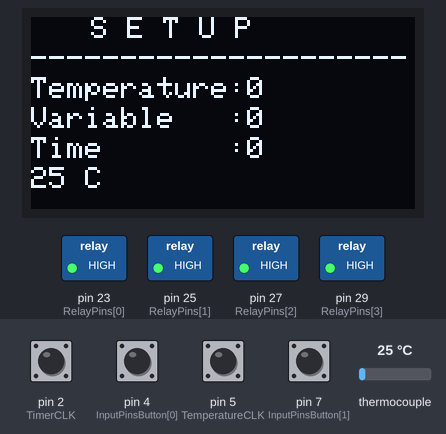
A sketch run on a simulated Arduino Mega 2560, built with avr-gcc and run on an emulated ATmega2560. On the bench: 128×64 one-colour display, switched loads named in the sketch (green lamp = pin HIGH). Inputs (shaded band) come from the test bench; at power-on: pin 2 (TimerCLK), pin 5 (TemperatureCLK) HIGH, pin 4 (InputPinsButton[0]), pin 7 (InputPinsButton[1]) LOW, thermocouple 25 °C.

Above: at 4.4 s.
4.5 s: thermocouple set to 6 °C
At 5.1 s:
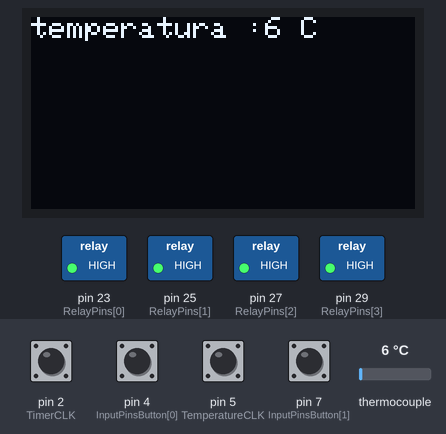
7.7 s: thermocouple set to 75 °C
At 10.3 s:
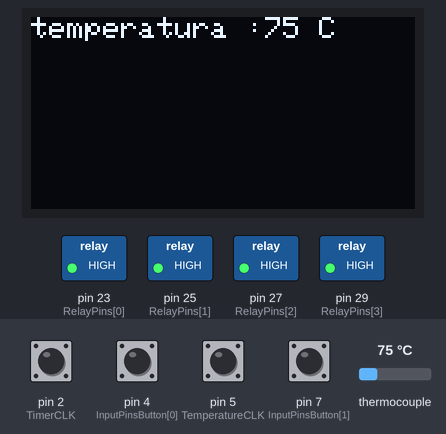
11.9 s: thermocouple set to 150 °C
At 14.4 s:
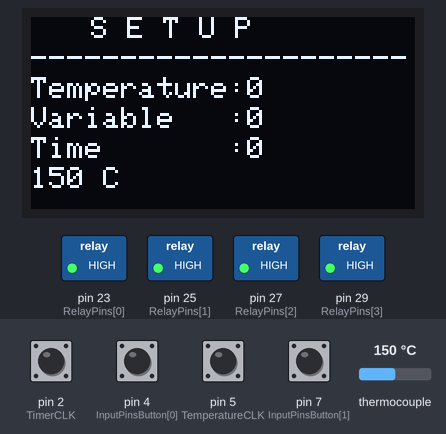
Timing chart, 0 to 15.9 s (numbered marks = the images above; inputs shaded):
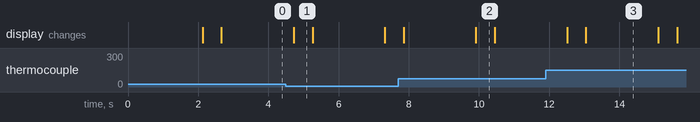

Measured:
- after the input at 4.5 s, the display: changes after 0.22 s (image 1)
- after the input at 7.7 s, the display: first differs from a run without the input after 2.2 s (image 2)
- after the input at 11.9 s, the display: first changes after 0.61 s (image 3 shows a later state)
- what the display in image 1 shows lasts 0.6 s, from 4.7 s to 5.3 s

The sketch:

OvenControlArduino.ino
```cpp
//Includes
#include <arduino.h>
#include <max6675.h>  //forthermo cople
#include <SPI.h>
#include <Wire.h>
#include <Adafruit_SSD1306.h>
#include <Adafruit_GFX.h>

//Define SSD1309 ZJY_M242'OLED display pixels
#define SCREEN_WIDTH 128  // OLED display width, in pixels
#define SCREEN_HEIGHT 64  // OLED display height, in pixels

//Define SSD1309 ZJY_M242'OLED display connected Pins using software SPI case
#define OLED_SDA 28
#define OLED_SCL 30
#define OLED_DC 24
#define OLED_CS 22
#define OLED_RES 26

//define Module Termocople connection pins (Digital Pins)
#define thermoSO 9    //Pin on the board SO
#define thermoCS 10   //Pin on the board CS
#define thermoSCK 11  //Pin on the board SCK
int currentTemperatureMAX6675;

//Set pin for relay in Array
int RelayPins[] = { 23, 25, 27, 29 };

//Set pin for button rottery encoder in Array (Digital Pins)
int InputPinsButton[] = { 4, 7 };

//Define Rotteri encoder set hronometer (Digital Pins)
#define TimerCLK 2                  //Pin on the boardclockwise detection
#define TimerDT 3                   //Pin on the board counter clockwise detection
#define TimerSW InputPinsButton[0]  //Pin on the board Switch button

int CounterTimer = 0;  //Variable countering Timer and Set Value
int currentTimerCLK;   //Variable cureent countering  value Timer
int previousTimerCLK;  //Variable for previous value

// ? Variable for choise timer ? what taype ? how many variables ? i don't know at this stage
int ChoisetTime;

//Define rottery encoder set temperature (Digital Pins)
#define TemperatureCLK 5                  //Pin on the board clockwise detection
#define TemperatureDT 6                   //Pin on the board counter clockwise detection
#define TemperatureSW InputPinsButton[1]  //Pin on the board Switch button

int CounterTemperature = 0;  //Variable countering temperature and Set Value
int currentTemperatureCLK;   //Variable cureent countering  value temperature
int previousTemperatureCLK;  //Variable for previous value temperature
int choisetTemperature;      //Variable for Need temperature

//define Pin for the Piezo buzer
#define Buzzer 8  // Pin on the board piezobuzer +

//Increase or decrease setting value ie. step
#define step 10

//define Text Variables
String strTemperature = "Temperature:";
String strTime = "Time       :";

//Create object OLED display, SSD1306 chip
Adafruit_SSD1306 display(SCREEN_WIDTH, SCREEN_HEIGHT,
                         OLED_SDA, OLED_SCL, OLED_DC, OLED_RES, OLED_CS);

//Create object MAX6675 chip, K-type Termocuple
MAX6675 thermocouple(thermoSCK, thermoCS, thermoSO);

//choise what type of timer use from Countimer Class


void setup() {
  Serial.begin(9600);
  // SSD1306_SWITCHCAPVCC = generate display voltage from 3.3V internally
  if (!display.begin(SSD1306_SWITCHCAPVCC)) {
    Serial.println(F("SSD1306 allocation failed"));
    for (;;)
      ;  // Don't proceed, loop forever
  }
  //Setings Here pins mode OUTPUT, INPUTS

  //OUTPUT General ordinary
  for (int i = 0; i < 4; i++) {
    pinMode(RelayPins[i], OUTPUT);
    digitalWrite(RelayPins[i], HIGH);
  }
  //INPUT Generaly General ordinary
  for (int i = 0; i < 2; i++) {
    pinMode(InputPinsButton[i], INPUT);
  }

  //rottery encoder Timer set pins Mode INPUT
  pinMode(TimerCLK, INPUT);
  pinMode(TimerDT, INPUT);
  pinMode(TimerSW, INPUT);

  //Rottery Encoder Temperatura set pins Mode INPUT
  pinMode(TemperatureCLK, INPUT);
  pinMode(TemperatureDT, INPUT);
  pinMode(TemperatureSW, INPUT);

  display.clearDisplay();
  //variable = value from pin
  previousTimerCLK = digitalRead(TimerCLK);
  previousTemperatureCLK = digitalRead(TemperatureCLK);
}

void loop() {
  //here is main loping runining program go in everi functions one by one
  //funcTimer();


  //Code for Temperature Read parameters from Roterey encoder Temperature
  if (digitalRead(TemperatureSW) == LOW) {
    CounterTemperature = 0;
    choisetTemperature = CounterTemperature;
    OLED_Dispaly();
  }
  currentTemperatureCLK = digitalRead(TemperatureCLK);

  if (currentTemperatureCLK != previousTemperatureCLK) {
    if (digitalRead(TemperatureDT) != currentTemperatureCLK) {
      CounterTemperature = (CounterTemperature + step);
      choisetTemperature = CounterTemperature;
    } else {
      if (CounterTemperature > 0) {
        CounterTemperature = (CounterTemperature - step);
        choisetTemperature = CounterTemperature;
      } else {
        CounterTemperature = 0;
      }
    }
    OLED_Dispaly();
  }
  previousTemperatureCLK = currentTemperatureCLK;

  //Code for Timer Read parameters from Roterey encoder Timer
  if (digitalRead(TimerSW) == LOW) {
    CounterTimer = 0;
    ChoisetTime = CounterTimer;
    OLED_Dispaly();
  }
  currentTimerCLK = digitalRead(TimerCLK);
  if (currentTimerCLK != previousTimerCLK) {
    if (digitalRead(TimerDT) != currentTimerCLK) {
      CounterTimer = (CounterTimer + step);
      ChoisetTime = CounterTimer;
    } else {
      if (CounterTimer > 0) {
        CounterTimer = (CounterTimer - step);
        ChoisetTime = CounterTimer;
      } else {
        CounterTimer = 0;
      }
    }
    OLED_Dispaly();
  }
  previousTimerCLK = currentTimerCLK;
  MainScreen();
}

//Operating parameters setting screen
void OLED_Dispaly() {
  display.clearDisplay();  //Clearing Display
  display.setTextColor(WHITE);
  display.setTextSize(1);    //Font Size
  display.setCursor(20, 0);  //Sting posiston cursor
  display.print("S E T U P");
  display.setCursor(0, 10);
  display.print("---------------------");
  display.setCursor(0, 20);           //Sting posiston cursor
  display.print(strTemperature);      //showing Text
  display.print(CounterTemperature);  // Showing Variable Value
  display.setCursor(0, 30);           //Sting posiston cursor
  display.print("Variable   :");      //showing Text
  display.print(choisetTemperature);  //Showing Variable Value
  display.setCursor(0, 40);           //Sting posiston cursor
  display.print(strTime);
  display.print(ChoisetTime);  //Showing Variable Value
  display.setCursor(0, 50);    //Sting posiston cursor
  display.print(currentTemperatureMAX6675);
  display.print(F(" C"));
  display.display();
  delay(1000);
}
//MainScreen
void MainScreen() {
  currentTemperatureMAX6675 = (int)thermocouple.readCelsius();
  //Serial.println(thermocouple.readCelsius());
  //Serial.println(currentTemperatureMAX6675);
  display.clearDisplay();
  display.setTextSize(1);       // Normal 1:1 pixel scale
  display.setTextColor(WHITE);  // Draw white text
  display.setCursor(0, 0);      // Start at top-left corner
  display.print(F("temperatura :"));
  display.print(currentTemperatureMAX6675);
  display.print(F(" C"));
  display.display();
  display.clearDisplay();
  delay(500);
  //OLED_Dispaly();
}
//When time is end 00:00 turn off Oven
```
